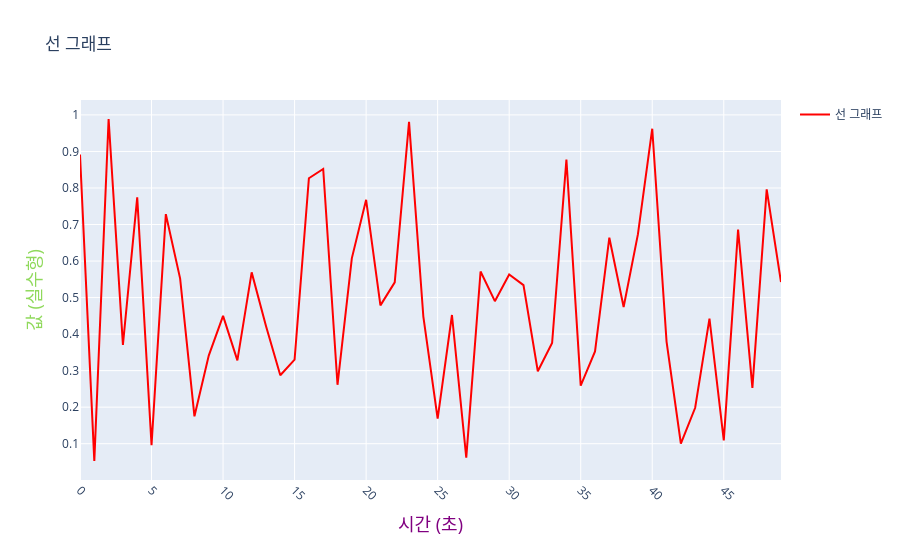

Notebook code for this chart:
### Code cell
import plotly.graph_objects as go
import numpy as np

x_data = np.arange(50) # 0부터 n-1까지 n개의 정수를 생성한다
y_data = np.random.rand(50) # 0~1 사이의 실수형태의 값을 난수로 50개 생성

fig = go.Figure()

fig.add_trace(
    go.Scatter(
        x=x_data,
        y=y_data,
        mode="lines",
        line=dict(color="#f00", width=2),
        name="선 그래프",
        showlegend=True
    )
)

fig.update_layout(
    title="선 그래프",
    xaxis_title="시간",
    yaxis_title="값"
)

fig.update_xaxes(
    title_text="시간 (초)",
    title_font={
        "size": 18,
        "color": "purple"
    },
    tickangle=45,
    dtick=5
)

fig.update_yaxes(
    title_text="값 (실수형)",
    title_font={
        "size": 18,
        "color": "#8FD95B"
    },
    tickfont={
        "size": 12
    },
    dtick=0.1
)

fig.show()

### Figure 1 — Plotly figure (JSON) as saved in the notebook; plotly's stock layout.template omitted (floating-point values rounded to 4 significant figures)
{"data": [{"line": {"color": "#f00", "width": 2}, "mode": "lines", "name": "선 그래프", "showlegend": true, "type": "scatter", "x": [0, 1, 2, 3, 4, 5, 6, 7, 8, 9, 10, 11, 12, 13, 14, 15, 16, 17, 18, 19, 20, 21, 22, 23, 24, 25, 26, 27, 28, 29, 30, 31, 32, 33, 34, 35, 36, 37, 38, 39, 40, 41, 42, 43, 44, 45, 46, 47, 48, 49], "y": [0.8915, 0.05264, 0.9889, 0.3705, 0.7742, 0.0958, 0.7283, 0.552, 0.175, 0.3412, 0.45, 0.3283, 0.569, 0.4222, 0.2873, 0.3301, 0.8266, 0.8521, 0.2613, 0.6074, 0.7675, 0.4786, 0.5416, 0.9811, 0.448, 0.1687, 0.4523, 0.06199, 0.5714, 0.4901, 0.563, 0.5341, 0.2984, 0.3756, 0.8775, 0.259, 0.3524, 0.6638, 0.4744, 0.6735, 0.9622, 0.3795, 0.1005, 0.1984, 0.4426, 0.1091, 0.6859, 0.253, 0.7963, 0.5423]}], "layout": {"title": {"text": "선 그래프"}, "xaxis": {"dtick": 5, "tickangle": 45, "title": {"font": {"color": "purple", "size": 18}, "text": "시간 (초)"}}, "yaxis": {"dtick": 0.1, "tickfont": {"size": 12}, "title": {"font": {"color": "#8FD95B", "size": 18}, "text": "값 (실수형)"}}}}
